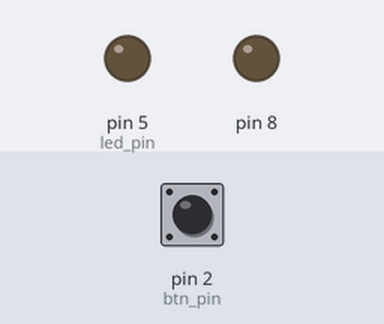
A sketch run on a simulated Arduino Uno, built with avr-gcc and run on an emulated ATmega328P. Parts: output pins drawn as LEDs (lit = HIGH). The inputs (shaded band) are chosen by the test bench; at power-on: pin 2 (btn_pin) HIGH.

Above: at 1.2 s.
1.3 s: pin 2 (btn_pin) pulled LOW for 0.15 s
At 1.37 s:
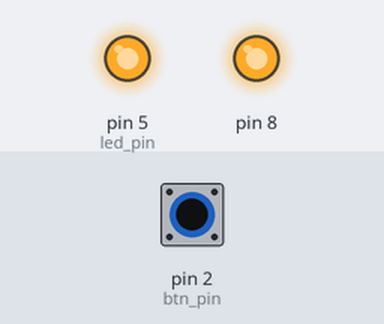
2.9 s: pin 2 (btn_pin) pulled LOW for 3.2 s
At 6.7 s:
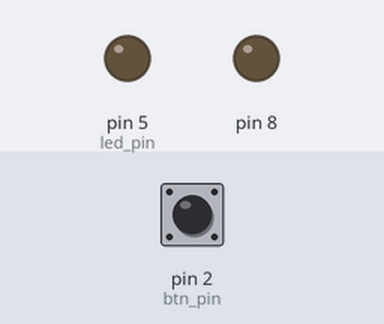
Timing chart, 0 to 8.2 s (numbered marks = the images above; inputs shaded):
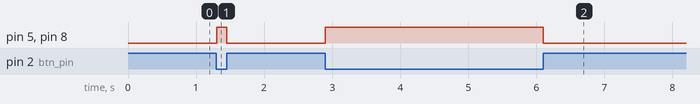

Measured:
- after the input at 1.3 s, pin 5 (led_pin), pin 8: LOW → HIGH at once, → LOW 0.15 s later
- after the input at 2.9 s, pin 5 (led_pin), pin 8: LOW → HIGH at once, → LOW 3.2 s later

The sketch:

Blink_with_button.ino
```cpp
const int led_pin = 5;
const int btn_pin = 2;


// the setup function runs once when you press reset or power the board
void setup() {
  // initialize digital pin LED_BUILTIN as an output.
  pinMode(led_pin, OUTPUT);
  //pinMode(btn_pin, INPUT_PULLUP);
  DDRD = (1 << 5);
  PORTD = (1 << 2);

  DDRB = (1 << 0);
  PORTB = (1 << 2);
}

// the loop function runs over and over again forever
void loop() {
  int btnState = (PIND & (1 << btn_pin)) >> btn_pin;
  if(btnState == LOW){
    PORTD = (1 << 5) | PORTD;
    PORTB = (1 << 0 ) | PORTB;
    //digitalWrite(led_pin, HIGH);
  }else{
    PORTD = ~(1 << 5) & PORTD;
    PORTB = ~(1 << 0 ) & PORTB;
    //digitalWrite(led_pin, LOW);
  }
  delay(10);
}
```
